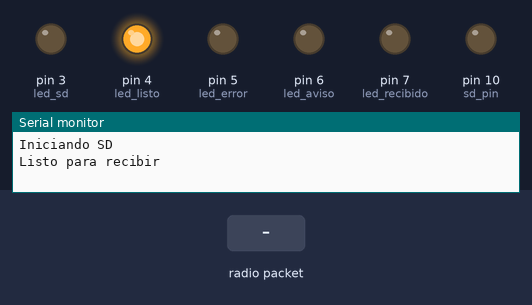
Bench run of a sketch on a simulated Arduino Uno, built with avr-gcc and run on an emulated ATmega328P. Shown: output pins drawn as LEDs (lit = HIGH), the last lines printed to the serial monitor. Inputs (shaded band) come from the test bench. Storage starts empty; no radio packets arrive unless stated.

Above: at 1.2 s.
1.3 s: radio packet "5" arrives
At 2.0 s:
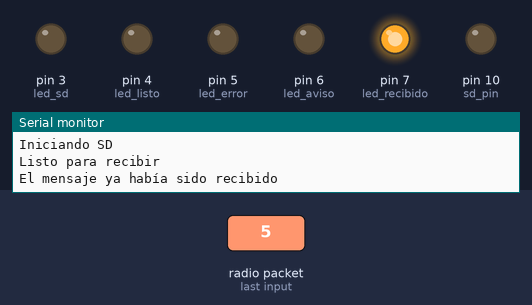
3.8 s: radio packet "90" arrives
At 4.6 s:
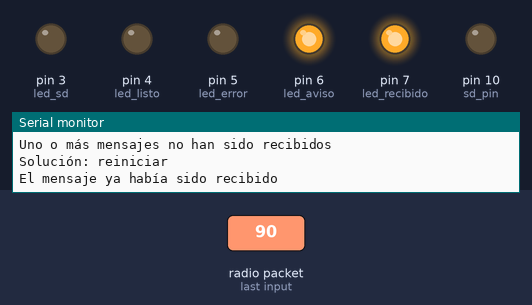
At 5.4 s:
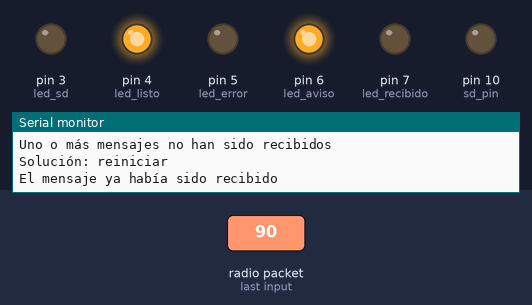
Timing chart, 0 to 6.9 s (numbered marks = the images above; inputs shaded):
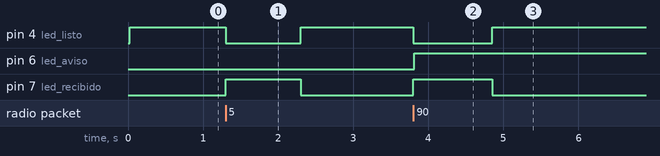

Measured:
- after the input at 1.3 s, pin 4 (led_listo): HIGH → LOW at once, → HIGH 1.0 s later; pin 7 (led_recibido): LOW → HIGH at once, → LOW 1.0 s later
- after the input at 3.8 s, pin 4 (led_listo): HIGH → LOW at once, → HIGH 1.1 s later; pin 6 (led_aviso): LOW → HIGH at once; pin 7 (led_recibido): LOW → HIGH at once, → LOW 1.1 s later

The sketch:

Receptor_con_SD.ino
```cpp
/* Proyecto "Vitamina C"
 * Primera versión: 10 de marzo del 2020
 * Ultima modificación: 15 de mayo del 2020
 * Programa del receptor de radio
 * Nueva versión con capacidad para escritura en tarjeta SD
 * Incluye LEDs indicadores, de manera que se pueda saber en qué estado se encuentra el programa
 * sin tener que estar conectados al puerto serie.
 * (Debido a los problemas con la lectura del puerto serie.
 * Los datos se muestran en el monitor serie correctamente pero no es posible leerlos con el
 * programa de C).
 * __________________________
 * Este programa utiliza los módulos RF de la banda de 433MHz
 * Los módulos utilizados para las pruebas son del tipo FS1000A (Emisor) y XY-MK-5V (Receptor)*/
#include <VirtualWire.h>
#include <SPI.h>
#include <SD.h>


//Pin al que se conecta el receptor
#define receptor 2

//Pin CS de la tarjeta SD
#define sd_pin 10 //el resto de pines de la tarjeta se conectan con normalidad. (ver wiki del proyecto en github).

//Pines a los que se conectan componentes que indican el estado del programa (LEDs y zumbador)
//Estos componentes no son imprescindibles. Son solo indicadores, se puede prescindir de ellos sin necesidad de hacer ningún cambio en el programa
//Se indican los colores utilizados en mayúsculas al final de las siguientes líneas
#define led_sd 3 //Led de actividad de la SD       AZUL
#define led_listo 4 //Led que indica que el programa está esperando recibir una transmisión      VERDE
#define led_recibido 7 //Led que indica que se ha recibido un mensaje       AZUL
#define led_error 5 //Led que indica que ha habido un problema/error      ROJO
#define led_aviso 6 //Led que indica si se ha perdido algún mensaje doble (si se han perdido las dos repeticiones es un error directamente      AMARILLO

//Si esta opción está activada en el emisor, los mensajes se emiten dos veces. Activando esta opción
//en este programa se descartan los mensajes repetidos. (Es útil cuando la señal no llega muy bien y
//algunos mensajes no son recibidos
const boolean dobleenvio = true;
unsigned int i;
unsigned int bloque;
unsigned int anteriorbloque=0;
//char temp [100]; //Vector temporal para los mensajes

void setup() {
  vw_setup(3000); //Velocidad de transmisión en bps
  vw_set_rx_pin(receptor); //Establece el pin
  vw_rx_start(); //Comienza la recepción
  //Declaro como salidas o entradas los pines a los que se conectan los leds, etc
  pinMode (led_sd, OUTPUT);
  pinMode (led_listo, OUTPUT);
  pinMode (led_recibido, OUTPUT);
  pinMode (led_error, OUTPUT);
  pinMode (led_aviso, OUTPUT);
  pinMode (10, OUTPUT);
  Serial.begin(9600); //Inicia puerto serie. Como no ha sido posible realizar una comunicación completa con
                      //el programa en C, el puerto serie se va a utilizar para mensajes de avisos, no para
                      //transmitir los datos por lo que pasa a ser opcional.
  Serial.println("Iniciando SD");
  if (!SD.begin(10)) {
    Serial.println("Error SD. Deteniendo el programa");
    Serial.end();
    while (1){ //Bucle infinito en el que solo enciende y apaga el led rojo
      digitalWrite (led_error, HIGH);
      delay (200);
      digitalWrite (led_error, LOW);
      delay (1000);
      }
  }
  Serial.println("Listo para recibir");
}

void loop() {
  String datos = ""; //Creo un String vacío que va a guardar temporalmente los datos recibidos para guardarlos en la SD después
  digitalWrite (led_listo, HIGH);
  uint8_t entrante[VW_MAX_MESSAGE_LEN]; //Guarda mensaje
  uint8_t longitud = VW_MAX_MESSAGE_LEN; //Guarda la lontigud del mensaje
  if (vw_get_message(entrante, &longitud)){ //Verifica si hay mensaje y lo recibe
    digitalWrite (led_recibido, HIGH);
    digitalWrite (led_listo, LOW);
    if (dobleenvio==false){ //No se envían los mensajes dos veces, por lo que no comprueba si están repetidos
      mensajesperdidos(entrante, bloque, anteriorbloque); //Función que comprueba si se han perdido mensajes y advierte
      anteriorbloque=bloque;
      for (i=0;i<longitud;i++){ //Se muestra el mensaje
         Serial.print((char)entrante[i]);
      }
      Serial.println("\n_________________________________");
    }
    //Si los mensajes se envían dos veces
    else if (dobleenvio==true){
       mensajesperdidos(entrante, bloque, anteriorbloque);
       if (bloque!=anteriorbloque){ //Comprueba si ese bloque ya se ha recibido
          anteriorbloque=bloque;
          for (i=0;i<longitud;i++){ //Se muestra el mensaje
            if (i>2&&i<(longitud-2)){
              Serial.print((char)entrante[i]);
              datos += char(entrante[i]);
            }
          }
          Serial.println("\n-------------");

          //Guarda los datos en el fichero
          digitalWrite (led_sd, HIGH);
          Serial.println("Intentando abrir fichero");
          File fichero = SD.open("datos3.txt", FILE_WRITE);
          if (fichero){
            fichero.println(datos);
            fichero.close();
          }
          else{
            Serial.println("Fichero de datos no disponible");
            digitalWrite (led_error, HIGH);
          }
          digitalWrite (led_sd, LOW);
       }
       else {
          //Como el mensaje ya había sido recibido, no lo lee. (Advierte - a modo de comprobación - de que el mensaje ya se había recibido).
          Serial.println("El mensaje ya había sido recibido");
       }
    }
    delay (1000);
    digitalWrite (led_recibido, LOW);
    digitalWrite (led_listo, HIGH);
  }
}

void mensajesperdidos(char entrante[], int bloque, int anteriorbloque){
       //Primero leo el número de bloque que está llegando
       bloque = ((entrante[0]-'0')*100)+((entrante[1]-'0')*10)+(entrante[2])-'0';
       //Comprueba que entre el mensaje recibido y el anterior recibido no ha habido ninguno que se haya perdido
       //Muestra una advertencia si se han perdido mensajes (los mensajes por el puerto serie son para las pruebas)
       if ((bloque-anteriorbloque)>1){
          Serial.println("ADVERTENCIA:");
          Serial.println("Uno o más mensajes no han sido recibidos");
          Serial.println("Solución: reiniciar");
          digitalWrite (led_aviso, HIGH);
       }
}
```
